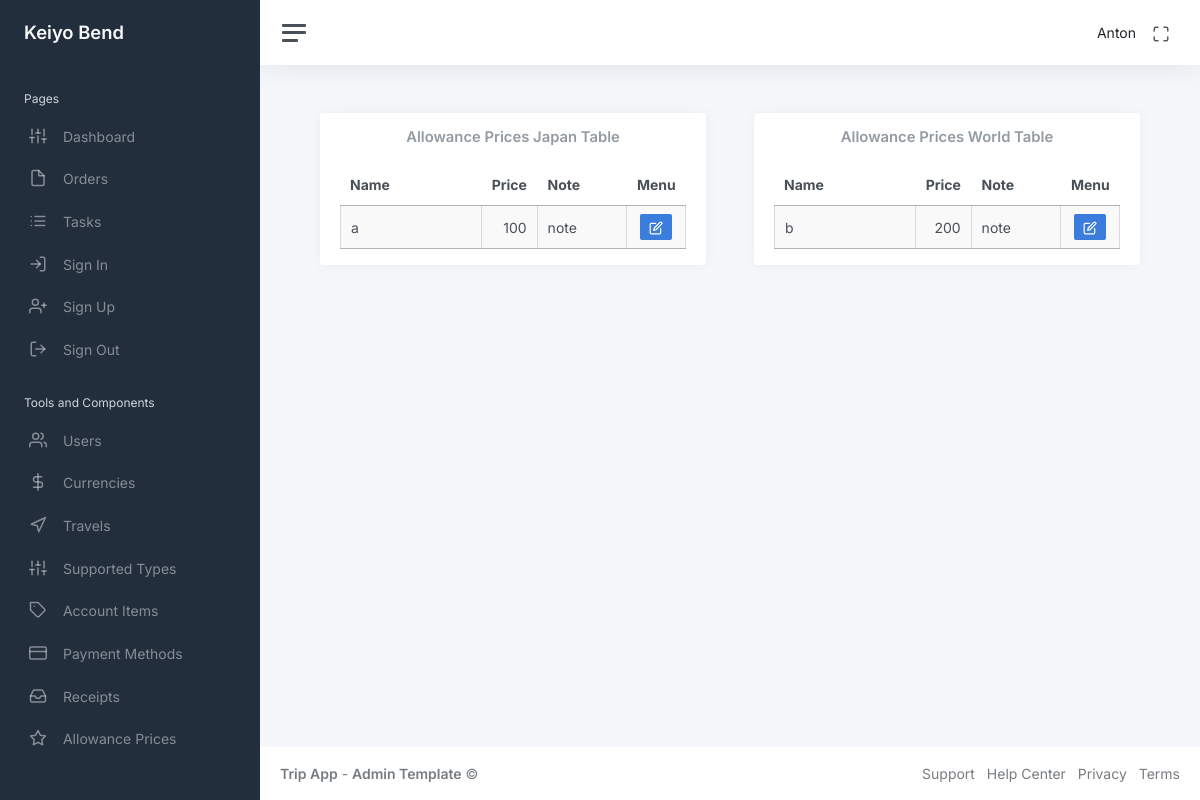
The page /admin_menu/allowance_prices_table (signed in) on the database as committed earlier.
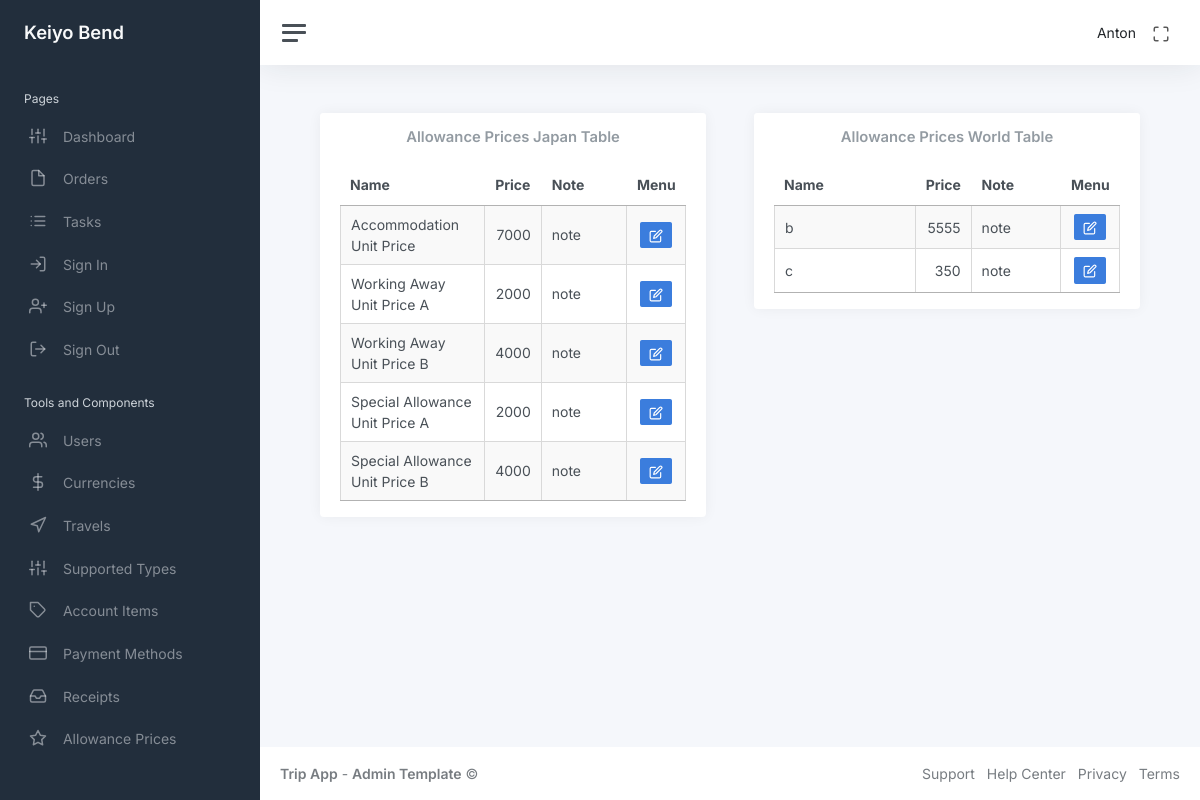
The same page on the database as committed later.
### app/auth/models/user.py (models this page shows, shortened)
class User(UserMixin, db.Model):
    id: so.Mapped[int] = so.mapped_column(primary_key=True)
    name: so.Mapped[str] = so.mapped_column(sa.String(64), index=True, default=None)
    email: so.Mapped[str] = so.mapped_column(sa.String(120), index=True, unique=True)
    password_hash: so.Mapped[Optional[str]] = so.mapped_column(sa.String(256))
    admin: so.Mapped[bool] = so.mapped_column(sa.Boolean(), default=False)
    is_show: so.Mapped[bool] = so.mapped_column(sa.Boolean(), default=True)
    orders_rel = db.relationship("Order", back_populates="user", cascade="all, delete-orphan")

### app/admin/models/allowance_prices_japan.py (models this page shows, shortened)
class AllowancePricesJapan(db.Model):
    id: so.Mapped[int] = so.mapped_column(primary_key=True)
    name: so.Mapped[str] = so.mapped_column(sa.String(255), nullable=False, default=None)
    allowance: so.Mapped[int] = so.mapped_column(sa.Integer(), nullable=False, default=0)
    note: so.Mapped[str] = so.mapped_column(sa.String(255), nullable=False, default=None)

### app/admin/models/allowance_prices_world.py (models this page shows, shortened)
class AllowancePricesWorld(db.Model):
    id: so.Mapped[int] = so.mapped_column(primary_key=True)
    name: so.Mapped[str] = so.mapped_column(sa.String(255), nullable=False, default=None)
    allowance: so.Mapped[int] = so.mapped_column(sa.Integer(), nullable=False, default=0)
    note: so.Mapped[str] = so.mapped_column(sa.String(255), nullable=False, default=None)

### app/admin/routes/allowance_prices_world/allowance_prices_table.py (the view)
@bp.route("/admin_menu/allowance_prices_table")
@login_required
def allowance_prices_table():
    allowance_prices_world = db.session.scalars(sa.select(AllowancePricesWorld)).all()
    allowance_prices_japan = db.session.scalars(sa.select(AllowancePricesJapan)).all()
    return render_template(
        "admin/allowance_prices_table.html",
        title="Allowance Prices Table",
        allowance_prices_world=allowance_prices_world,
        allowance_prices_japan=allowance_prices_japan,
    )

### app/auth/models/user.py (called while the page is built)
@login.user_loader
def load_user(id):
    return db.session.get(User, int(id))

### app/admin/templates/admin/allowance_prices_table.html (shortened to what this page needs)
<!DOCTYPE html>
{% extends "main/base.html" %}
{% block content %}
<link rel="stylesheet" href="{{ url_for('admin.static', filename='css/allowance_prices_table_japan_style.css') }}">
<link rel="stylesheet" href="{{ url_for('admin.static', filename='css/allowance_prices_table_world_style.css') }}">
<div class="container-fluid p-0">
    <div class="row">
        <div class="col-md-6 ms-sm-auto col-lg-6 px-md-4">
            <div class="card flex-fill">
                <div class="card-header py-3">
                    <div style="display: flex; justify-content: center;">
                        <h3 class="card-title mb-0">Allowance Prices Japan Table</h3>
                    </div>
                </div>
                <div class="card-body py-0 mb-3">
                    <table class="display cell-border" style="width: 100%" id="allowancePricesJapanTable">
                        <thead>
                            <tr style="text-align: center;">
                                <th class="col-name">Name</th>
                                <th class="col-price">Price</th>
                                <th class="col-note">Note</th>
                                <th class="col-menu">Menu</th>
                            </tr>
                        </thead>
                        <tbody>
                            {% for allowance_price in allowance_prices_japan %}
                            <tr data-id="{{ allowance_price.id }}">
                                <td class="view-mode-japan">{{ allowance_price.name }}</td>
                                <td style="text-align:end" class="view-mode-japan">{{
                                    allowance_price.allowance }}</td>
                                <td class="view-mode-japan">{{
                                    allowance_price.note }}</td>
                                <td style="text-align:center">
                                    <button class="btn btn-primary btn-sm btn-edit-japan"><i class="align-middle"
                                            data-feather="edit"></i></button>
                                </td>
                            </tr>
                            {% endfor %}
                        </tbody>
                    </table>
                </div>
            </div>
        </div>
        <div class="col-md-6 ms-sm-auto col-lg-6 px-md-4">
            <div class="card flex-fill">
                <div class="card-header py-3">
                    <div style="display: flex; justify-content: center;">
                        <h3 class="card-title mb-0">Allowance Prices World Table</h3>
                    </div>
                </div>
                <div class="card-body py-0 mb-3">
                    <table class="display cell-border" style="width: 100%" id="allowancePricesWorldTable">
                        <thead>
                            <tr style="text-align: center;">
                                <th class="col-name">Name</th>
                                <th class="col-price">Price</th>
                                <th class="col-note">Note</th>
                                <th class="col-menu">Menu</th>
                            </tr>
                        </thead>
                        <tbody>
                            {% for allowance_price in allowance_prices_world %}
                            <tr data-id="{{ allowance_price.id }}">
                                <td class="view-mode-world">{{ allowance_price.name }}</td>
                                <td style="text-align:end" class="view-mode-world">{{
                                    allowance_price.allowance }}</td>
                                <td class="view-mode-world">{{
                                    allowance_price.note }}</td>
                                <td style="text-align:center">
                                    <button class="btn btn-primary btn-sm btn-edit-world"><i class="align-middle"
                                            data-feather="edit"></i></button>
                                </td>
                            </tr>
                            {% endfor %}
                        </tbody>
                    </table>
                </div>
            </div>
        </div>
    </div>
</div>
{% endblock %}

### app/main/templates/main/base.html (shortened to what this page needs)
<!DOCTYPE html>
<html lang="en" data-bs-theme="auto">
<head>
    <link href="https://cdn.jsdelivr.net/npm/bootstrap@5.3.3/dist/css/bootstrap.min.css" rel="stylesheet">
    <link rel="stylesheet" href="https://cdn.datatables.net/1.11.3/css/jquery.dataTables.min.css">
    <link href="../main/static/css/app.css" rel="stylesheet">
</head>
<body>
    <div class="wrapper">
        {% block sidebar %}
        {% include 'main/sidebar.html' %}
        {% endblock %}
        <div class="main">
            {% block navbar %}
            {% include 'main/navbar.html' %}
            {% endblock %}
            <main class="content">
                {% block content %}
                {% endblock %}
            </main>
            <footer class="footer">
                <div class="container-fluid">
                    <div class="row text-muted">
                        <div class="col-6 text-start">
                            <p class="mb-0">
                                <a class="text-muted" href="https://adminkit.io/" target="_blank"><strong>Trip
                                        App</strong></a> - <a class="text-muted" href="https://adminkit.io/"
                                    target="_blank"><strong>Admin
                                        Template</strong></a> &copy;
                            </p>
                        </div>
                        <div class="col-6 text-end">
                            <ul class="list-inline">
                                <li class="list-inline-item">
                                    <a class="text-muted" href="https://adminkit.io/" target="_blank">Support</a>
                                </li>
                                <li class="list-inline-item">
                                    <a class="text-muted" href="https://adminkit.io/" target="_blank">Help Center</a>
                                </li>
                                <li class="list-inline-item">
                                    <a class="text-muted" href="https://adminkit.io/" target="_blank">Privacy</a>
                                </li>
                                <li class="list-inline-item">
                                    <a class="text-muted" href="https://adminkit.io/" target="_blank">Terms</a>
                                </li>
                            </ul>
                        </div>
                    </div>
                </div>
            </footer>
        </div>
    </div>
</body>
</html>

### app/main/templates/main/sidebar.html
<!DOCTYPE html>
<nav id="sidebar" class="sidebar js-sidebar">
    <div class="sidebar-content js-simplebar">
        <a class="sidebar-brand" href="{{ url_for('main.index') }}">
            <span class="align-middle">Keiyo Bend</span>
        </a>
        <ul class="sidebar-nav">
            <li class="sidebar-header">
                Pages
            </li>
            <li class="sidebar-item">
                <a class="sidebar-link" href="{{ url_for('main.index') }}">
                    <i class="align-middle" data-feather="sliders"></i> <span class="align-middle">Dashboard</span>
                </a>
            </li>
            <li class="sidebar-item">
                <a class="sidebar-link" href="{{ url_for('main.create_order') }}">
                    <i class="align-middle" data-feather="file"></i> <span class="align-middle">Orders</span>
                </a>
            </li>
            <li class="sidebar-item">
                <a class="sidebar-link" href="{{ url_for('main.create_task') }}">
                    <i class="align-middle" data-feather="list"></i> <span class="align-middle">Tasks</span>
                </a>
            </li>
            <li class="sidebar-item">
                <a class="sidebar-link" href="{{ url_for('auth.login') }}">
                    <i class="align-middle" data-feather="log-in"></i> <span class="align-middle">Sign In</span>
                </a>
            </li>
            <li class="sidebar-item">
                <a class="sidebar-link" href="{{ url_for('auth.register') }}">
                    <i class="align-middle" data-feather="user-plus"></i> <span class="align-middle">Sign
                        Up</span>
                </a>
            </li>
            <li class="sidebar-item">
                <a class="sidebar-link" href="{{ url_for('auth.logout') }}">
                    <i class="align-middle" data-feather="log-out"></i> <span class="align-middle">Sign
                        Out</span>
                </a>
            </li>
            {% if current_user.admin == True %}
            <li class="sidebar-header">
                Tools and Components
            </li>
            <li class="sidebar-item">
                <a class="sidebar-link" href="{{ url_for('admin.admin_table') }}">
                    <i class="align-middle" data-feather="users"></i> <span class="align-middle">Users</span>
                </a>
            </li>
            <li class="sidebar-item">
                <a class="sidebar-link" href="{{ url_for('admin.currency_table') }}">
                    <i class="align-middle" data-feather="dollar-sign"></i> <span class="align-middle">Currencies</span>
                </a>
            </li>
            <li class="sidebar-item">
                <a class="sidebar-link" href="{{ url_for('admin.travel_table') }}">
                    <i class="align-middle" data-feather="navigation"></i> <span class="align-middle">Travels</span>
                </a>
            </li>
            <li class="sidebar-item">
                <a class="sidebar-link" href="{{ url_for('admin.supported_types_table')}}">
                    <i class="align-middle" data-feather="sliders"></i> <span class="align-middle">Supported
                        Types</span>
                </a>
            </li>
            <li class="sidebar-item">
                <a class="sidebar-link" href="{{ url_for('admin.account_items_table')}}">
                    <i class="align-middle" data-feather="tag"></i> <span class="align-middle">Account Items</span>
                </a>
            </li>
            <li class="sidebar-item">
                <a class="sidebar-link" href="{{ url_for('admin.payment_methods_table')}}">
                    <i class="align-middle" data-feather="credit-card"></i> <span class="align-middle">Payment
                        Methods</span>
                </a>
            </li>
            <li class="sidebar-item">
                <a class="sidebar-link" href="{{ url_for('admin.receipts_table')}}">
                    <i class="align-middle" data-feather="inbox"></i> <span class="align-middle">Receipts</span>
                </a>
            </li>
            <li class="sidebar-item">
                <a class="sidebar-link" href="{{ url_for('admin.allowance_prices_table')}}">
                    <i class="align-middle" data-feather="star"></i> <span class="align-middle">Allowance Prices</span>
                </a>
            </li>
            {% endif %}
        </ul>
    </div>
</nav>

### app/main/templates/main/navbar.html (shortened to what this page needs)
<!DOCTYPE html>
<nav class="navbar navbar-expand navbar-light navbar-bg">
    <a class="sidebar-toggle js-sidebar-toggle">
        <i class="hamburger align-self-center"></i>
    </a>
    <div class="navbar-collapse collapse">
        <ul class="navbar-nav navbar-align">
            <li class="nav-item dropdown">
                <a class="nav-link d-none d-sm-inline-block">
                    <span class="text-dark">{{ current_user.name }}</span>
                </a>
            </li>
            <li class="nav-item">
                <a id="fullscreenButton" class="nav-link d-none d-sm-inline-block">
                    <i class="align-middle" data-feather="maximize"></i>
                </a>
            </li>
        </ul>
    </div>
</nav>

### app/admin/static/css/allowance_prices_table_japan_style.css (style rules this page uses)
.col-name { width: 50%; }
.col-price { width: 10%; }
.col-note { width: 30%; }
.col-menu { width: 10%; }

### app/admin/static/css/allowance_prices_table_world_style.css (style rules this page uses)
.col-name { width: 50%; }
.col-price { width: 10%; }
.col-note { width: 30%; }
.col-menu { width: 10%; }

Rows that differ between the two databases and show on the page:
changed AllowancePricesJapan: name "a" → "Accommodation Unit Price"; allowance "100" → "7000"
added AllowancePricesJapan: name "Working Away Unit Price A", allowance "2000", note "note"
added AllowancePricesJapan: name "Working Away Unit Price B", allowance "4000", note "note"
added AllowancePricesJapan: name "Special Allowance Unit Price A", allowance "2000", note "note"
added AllowancePricesJapan: name "Special Allowance Unit Price B", allowance "4000", note "note"
changed AllowancePricesWorld (number 1 of 2 on the later page): allowance "200" → "5555"
added AllowancePricesWorld: name "c", allowance "350", note "note"
